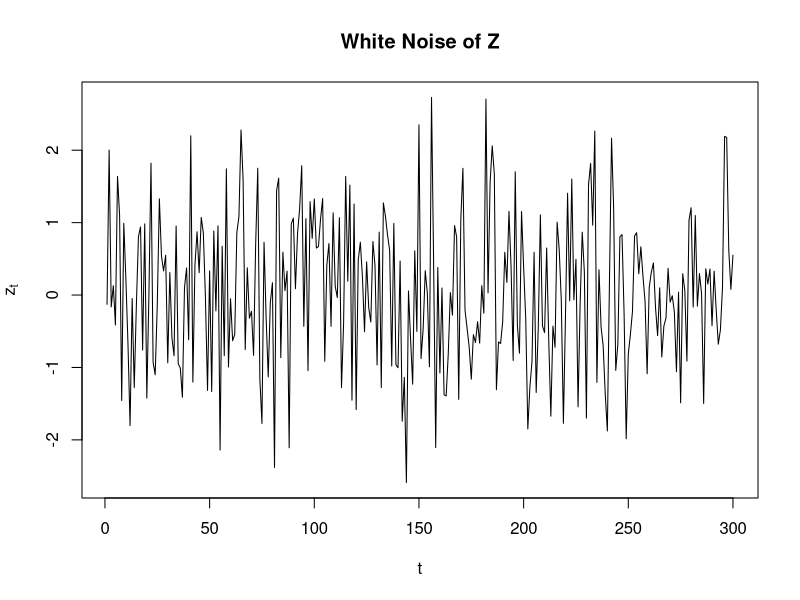
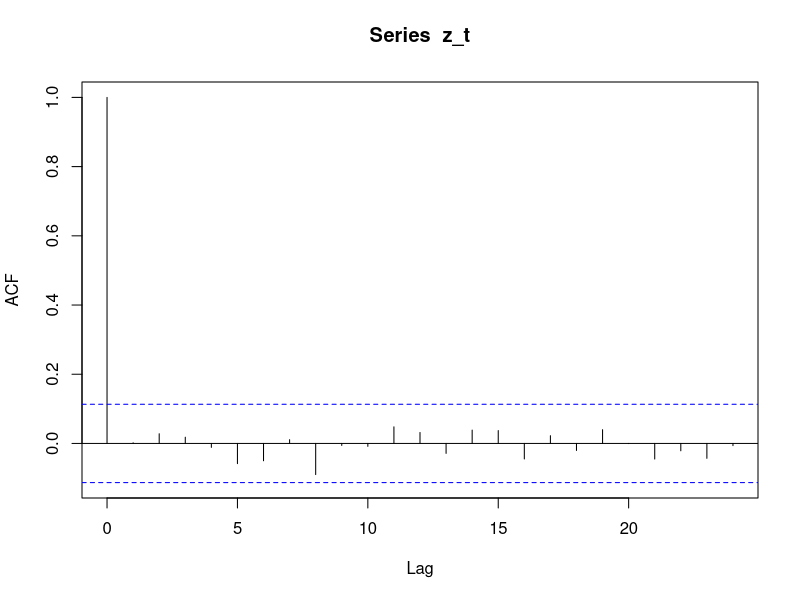
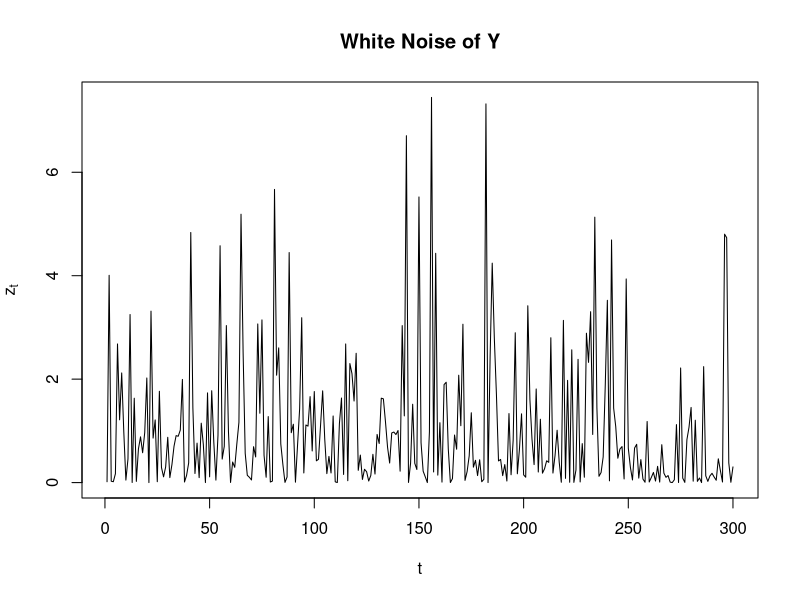
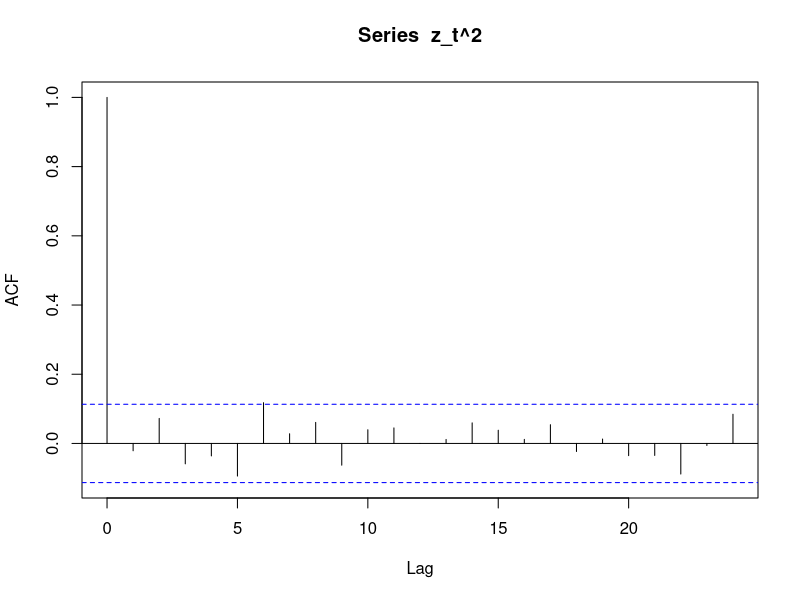
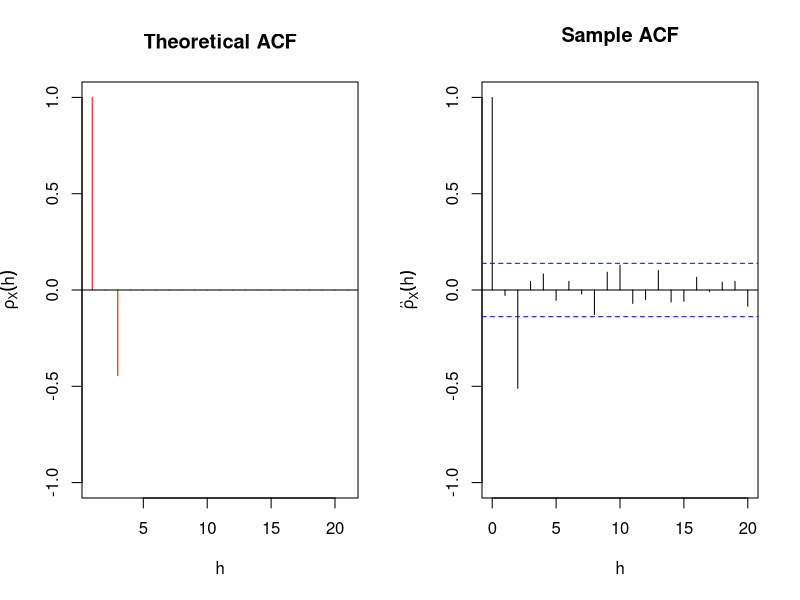

R code for these plots, in order:
## ---- chunk 1
knitr::opts_chunk$set(echo = TRUE)
## ---- chunk 2
require(graphics)
#white noise:
z_t <- rnorm(300,0,1)
plot(z_t,xlab = "t",ylab = expression(z[t]),type = "l",main = "White Noise of Z")

#ACF:
acf(z_t, lag.max = NULL, type = c("correlation"),
  plot = TRUE, na.action = na.contiguous, demean = TRUE)

plot(z_t^2,xlab = "t",ylab = expression(z[t]),type = "l",main = "White Noise of Y")

acf(z_t^2, lag.max = NULL, type = c("correlation"),
  plot = TRUE, na.action = na.contiguous, demean = TRUE)

## ---- chunk 3
#setup matrix

A=matrix(c(6,4,-2,1,-1,2,-2, 1, -1),ncol=3,byrow=T)
A
#Solve:

b=c(2,-1,0)
A_inverse=solve(A)
solution=A_inverse%*%b
solution
## ---- chunk 4
polyroot(c(1,-2))

polyroot(c(1,-.45,.05))
## ---- chunk 5
ma1 <- arima.sim(model = list(ma = c(0.5,-1),sd = 1),n = 200)
# Theoretical ACF
theo_acf <- ARMAacf(ma = c(0.5,-1),lag.max = 20, pacf = FALSE)
theo_acf
# Plot
op <- par(mfrow = c(1,2))
plot(theo_acf,type = "h",ylim = c(-1,1),
main = "Theoretical ACF",
col = "red",
ylab = expression(rho[X](h)),
xlab = "h")
abline(h = 0) # Add horizontal line
# Sample ACF
acf(ma1,lag.max = 20,
main = "Sample ACF",
ylim = c(-1,1),
xlab = "h",
ylab = expression(hat(rho)[X](h)))

